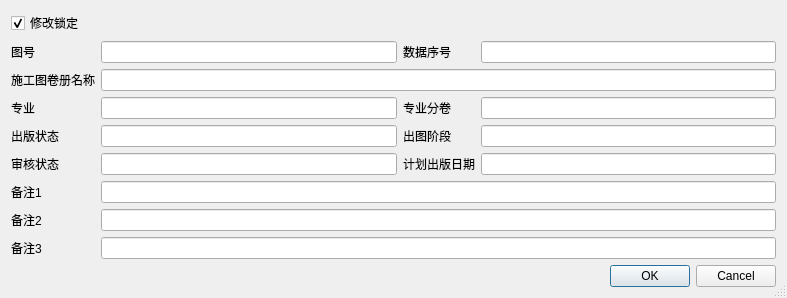
<?xml version="1.0" encoding="UTF-8"?>
<ui version="4.0">
 <class>Dialog_drawing_info</class>
 <widget class="QDialog" name="Dialog_drawing_info">
  <property name="geometry">
   <rect>
    <x>0</x>
    <y>0</y>
    <width>787</width>
    <height>272</height>
   </rect>
  </property>
  <property name="windowTitle">
   <string>图纸信息</string>
  </property>
  <property name="sizeGripEnabled">
   <bool>true</bool>
  </property>
  <layout class="QGridLayout" name="gridLayout">
   <item row="0" column="0">
    <widget class="QCheckBox" name="checkBox_info_changabilty">
     <property name="text">
      <string>修改锁定</string>
     </property>
     <property name="checked">
      <bool>true</bool>
     </property>
    </widget>
   </item>
   <item row="1" column="0">
    <widget class="QLabel" name="label_drawing_no">
     <property name="text">
      <string>图号</string>
     </property>
    </widget>
   </item>
   <item row="1" column="1">
    <widget class="QLineEdit" name="lineEdit_drawing_no">
     <property name="autoFillBackground">
      <bool>false</bool>
     </property>
     <property name="text">
      <string/>
     </property>
     <property name="dragEnabled">
      <bool>false</bool>
     </property>
     <property name="readOnly">
      <bool>true</bool>
     </property>
    </widget>
   </item>
   <item row="1" column="2">
    <widget class="QLabel" name="label_database_series_no">
     <property name="text">
      <string>数据序号</string>
     </property>
    </widget>
   </item>
   <item row="1" column="3">
    <widget class="QLineEdit" name="lineEdit_database_series_no">
     <property name="text">
      <string/>
     </property>
     <property name="readOnly">
      <bool>true</bool>
     </property>
    </widget>
   </item>
   <item row="2" column="0">
    <widget class="QLabel" name="label_drawing_title">
     <property name="text">
      <string>施工图卷册名称</string>
     </property>
    </widget>
   </item>
   <item row="2" column="1" colspan="3">
    <widget class="QLineEdit" name="lineEdit_drawing_title">
     <property name="text">
      <string/>
     </property>
     <property name="readOnly">
      <bool>true</bool>
     </property>
    </widget>
   </item>
   <item row="3" column="0">
    <widget class="QLabel" name="label_profession">
     <property name="text">
      <string>专业</string>
     </property>
    </widget>
   </item>
   <item row="3" column="1">
    <widget class="QLineEdit" name="lineEdit_profession">
     <property name="text">
      <string/>
     </property>
     <property name="readOnly">
      <bool>true</bool>
     </property>
    </widget>
   </item>
   <item row="3" column="2">
    <widget class="QLabel" name="label_vol_title">
     <property name="text">
      <string>专业分卷</string>
     </property>
    </widget>
   </item>
   <item row="3" column="3">
    <widget class="QLineEdit" name="lineEdit_vol_title">
     <property name="text">
      <string/>
     </property>
     <property name="readOnly">
      <bool>true</bool>
     </property>
    </widget>
   </item>
   <item row="4" column="0">
    <widget class="QLabel" name="label_release_status">
     <property name="text">
      <string>出版状态</string>
     </property>
    </widget>
   </item>
   <item row="4" column="1">
    <widget class="QLineEdit" name="lineEdit_drawing_integrity">
     <property name="text">
      <string/>
     </property>
     <property name="readOnly">
      <bool>true</bool>
     </property>
    </widget>
   </item>
   <item row="4" column="2">
    <widget class="QLabel" name="label_release_stage">
     <property name="text">
      <string>出图阶段</string>
     </property>
    </widget>
   </item>
   <item row="4" column="3">
    <widget class="QLineEdit" name="lineEdit_release_stage">
     <property name="text">
      <string/>
     </property>
     <property name="readOnly">
      <bool>true</bool>
     </property>
    </widget>
   </item>
   <item row="5" column="0">
    <widget class="QLabel" name="label_review_status">
     <property name="text">
      <string>审核状态</string>
     </property>
    </widget>
   </item>
   <item row="5" column="1">
    <widget class="QLineEdit" name="lineEdit_review_status">
     <property name="text">
      <string/>
     </property>
     <property name="readOnly">
      <bool>true</bool>
     </property>
    </widget>
   </item>
   <item row="5" column="2">
    <widget class="QLabel" name="label_planned_release_date">
     <property name="text">
      <string>计划出版日期</string>
     </property>
    </widget>
   </item>
   <item row="5" column="3">
    <widget class="QLineEdit" name="lineEdit_planned_release_date">
     <property name="text">
      <string/>
     </property>
     <property name="readOnly">
      <bool>true</bool>
     </property>
    </widget>
   </item>
   <item row="6" column="0">
    <widget class="QLabel" name="label_mark_1">
     <property name="text">
      <string>备注1</string>
     </property>
    </widget>
   </item>
   <item row="6" column="1" colspan="3">
    <widget class="QLineEdit" name="lineEdit_mark_1">
     <property name="text">
      <string/>
     </property>
     <property name="readOnly">
      <bool>true</bool>
     </property>
    </widget>
   </item>
   <item row="7" column="0">
    <widget class="QLabel" name="label_mark_2">
     <property name="text">
      <string>备注2</string>
     </property>
    </widget>
   </item>
   <item row="7" column="1" colspan="3">
    <widget class="QLineEdit" name="lineEdit_mark_2">
     <property name="text">
      <string/>
     </property>
     <property name="readOnly">
      <bool>true</bool>
     </property>
    </widget>
   </item>
   <item row="8" column="0">
    <widget class="QLabel" name="label_mark_3">
     <property name="text">
      <string>备注3</string>
     </property>
    </widget>
   </item>
   <item row="8" column="1" colspan="3">
    <widget class="QLineEdit" name="lineEdit_mark_3">
     <property name="text">
      <string/>
     </property>
     <property name="readOnly">
      <bool>true</bool>
     </property>
    </widget>
   </item>
   <item row="9" column="3">
    <widget class="QDialogButtonBox" name="buttonBox">
     <property name="standardButtons">
      <set>QDialogButtonBox::Cancel|QDialogButtonBox::Ok</set>
     </property>
    </widget>
   </item>
  </layout>
 </widget>
 <tabstops>
  <tabstop>lineEdit_drawing_no</tabstop>
  <tabstop>lineEdit_database_series_no</tabstop>
  <tabstop>lineEdit_drawing_title</tabstop>
  <tabstop>lineEdit_profession</tabstop>
  <tabstop>lineEdit_vol_title</tabstop>
  <tabstop>lineEdit_drawing_integrity</tabstop>
  <tabstop>lineEdit_release_stage</tabstop>
  <tabstop>lineEdit_review_status</tabstop>
  <tabstop>lineEdit_planned_release_date</tabstop>
 </tabstops>
 <resources/>
 <connections>
  <connection>
   <sender>buttonBox</sender>
   <signal>rejected()</signal>
   <receiver>Dialog_drawing_info</receiver>
   <slot>close()</slot>
   <hints>
    <hint type="sourcelabel">
     <x>588</x>
     <y>520</y>
    </hint>
    <hint type="destinationlabel">
     <x>192</x>
     <y>295</y>
    </hint>
   </hints>
  </connection>
  <connection>
   <sender>buttonBox</sender>
   <signal>accepted()</signal>
   <receiver>Dialog_drawing_info</receiver>
   <slot>close()</slot>
   <hints>
    <hint type="sourcelabel">
     <x>625</x>
     <y>531</y>
    </hint>
    <hint type="destinationlabel">
     <x>393</x>
     <y>292</y>
    </hint>
   </hints>
  </connection>
 </connections>
</ui>
